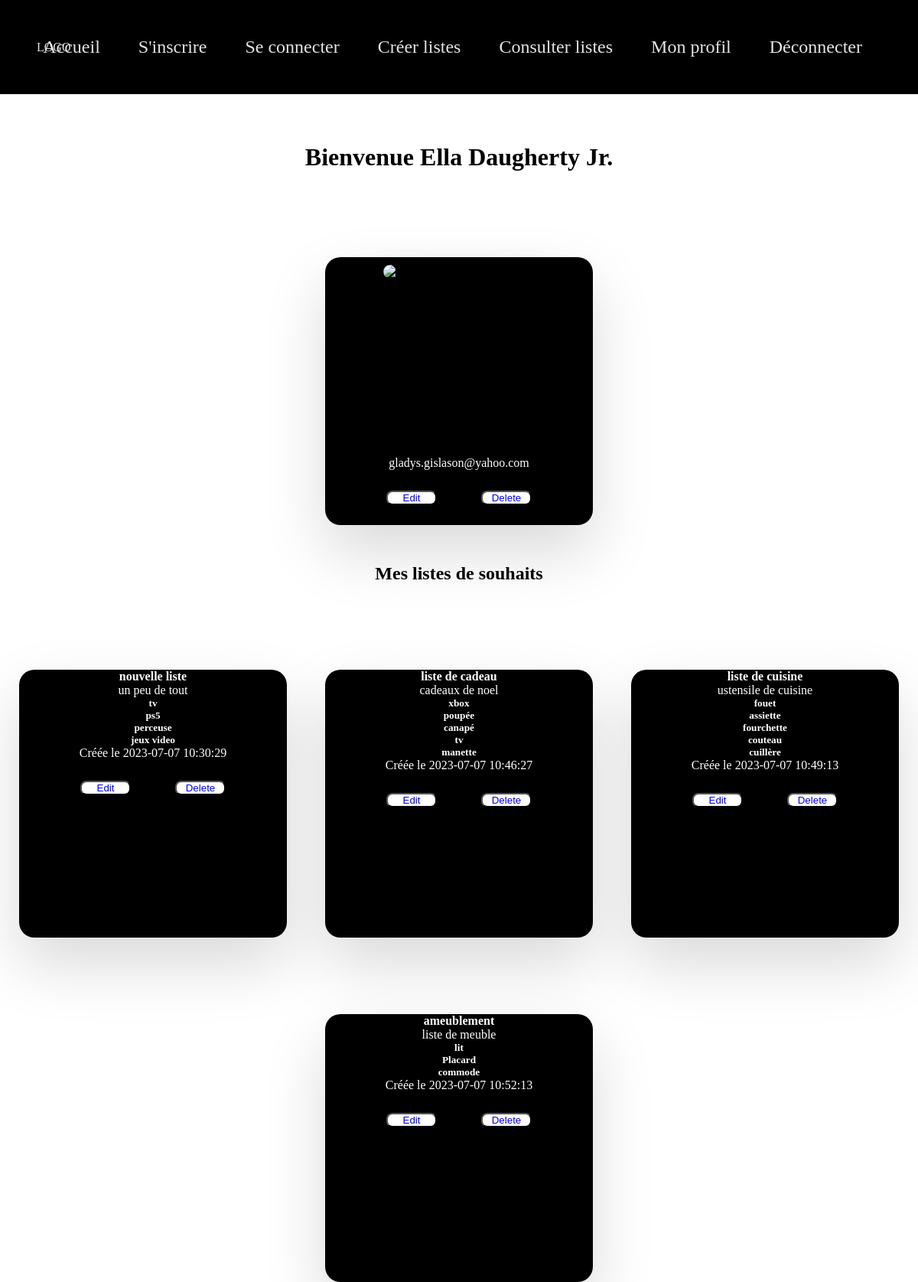
The page /profil.php?id=5 (signed in) on the database its author committed.
### tables this page shows
CREATE TABLE IF NOT EXISTS `listedesouhait` (
  `idlisteDeSouhait` int NOT NULL AUTO_INCREMENT,
  `nom` varchar(45) DEFAULT NULL,
  `description` varchar(500) DEFAULT NULL,
  `createdAt` datetime DEFAULT NULL,
  `utilisateur_idutilisateur` int NOT NULL,
  PRIMARY KEY (`idlisteDeSouhait`),
  KEY `fk_listeDeSouhait_utilisateur1_idx` (`utilisateur_idutilisateur`)
);

CREATE TABLE IF NOT EXISTS `article` (
  `idarticle` int NOT NULL AUTO_INCREMENT,
  `nom` varchar(45) DEFAULT NULL,
  `description` varchar(500) DEFAULT NULL,
  PRIMARY KEY (`idarticle`)
);

### profil.php (the view, shortened to what this page needs)
<?php
require_once 'include/db.php';
$utilisateur_id = $_SESSION['utilisateur']->idutilisateur;
$query = "SELECT * FROM listeDeSouhait WHERE utilisateur_idutilisateur = :utilisateur_id";
$statement = $pdo->prepare($query);
$statement->bindParam(':utilisateur_id', $utilisateur_id);
$statement->execute();
$listesDeSouhait = $statement->fetchAll(PDO::FETCH_OBJ);
foreach ($listesDeSouhait as $liste) {
	$query = "SELECT article.* FROM article
              INNER JOIN listedesouhait_has_article ON article.idarticle = listedesouhait_has_article.article_idarticle
              WHERE listedesouhait_has_article.listeDeSouhait_idlisteDeSouhait = :liste_id";
	$statement = $pdo->prepare($query);
	$statement->bindParam(':liste_id', $liste->idlisteDeSouhait);
	$statement->execute();
	$liste->articles = $statement->fetchAll(PDO::FETCH_OBJ);
}
include_once "header.php";
 ?>
<link rel="stylesheet" href="link/profil.css">
<body>
	<h1>Bienvenue <?= $_SESSION['utilisateur']->nom ?></h1>
	<div class="container">
		<div class="card">
			<div class="img">
				<?php if (!empty($_SESSION['utilisateur']->avatar)) : ?>
					<img src="<?= $_SESSION['utilisateur']->avatar ?>" alt="Avatar de <?= $_SESSION['utilisateur']->nom ?>">
				<?php endif; ?>
			</div>
			<div class="contenu">
				<p><?= $_SESSION['utilisateur']->email ?></p>
				<p>
					<button><a href="editionUser.php?id=<?= $_SESSION['utilisateur']->idutilisateur ?>"> Edit</a></button>
					<button><a href="action/deleteUser.php?id=<?= $_SESSION['utilisateur']->idutilisateur ?>" onclick="return window.confirm(`Êtes-vous sûr de vouloir supprimer cet utilisateur ?!`)">Delete</a></button>
				</p>
			</div>
		</div>
	</div>
<h2>Mes listes de souhaits</h2>
<div class="container">
	<?php foreach ($listesDeSouhait as $liste) : ?>
		<div class="card-liste">
			<div class="contenu-liste">
				<h4><?= $liste->nom ?></h4>
				<p><?= $liste->description ?></p>
				<?php foreach ($liste->articles as $article) : ?>
					<h5><?= $article->nom ?></h5>
				<?php endforeach; ?>
				<p>Créée le <?= $liste->createdAt ?></p>
				<p>
					<button><a href="editionListe.php?id=<?= $liste->idlisteDeSouhait ?>">Edit</a></button>
					<button><a href="action/deleteliste.php?id=<?= $liste->idlisteDeSouhait ?>" onclick="return window.confirm(`Êtes-vous sûr de vouloir supprimer cette liste de souhaits ?!`)" >Delete</a></button>
				</p>
			</div>
		</div>
	<?php endforeach; ?>
</div>

### header.php (shortened to what this page needs)
<!DOCTYPE html>
<html lang="en">
<head>
    <link rel="stylesheet" href="link/style.css">
</head>
<body>
    <header>
        <nav class="nav-menu">
            <a href="#" class="logo">LOGO</a>
            <div class="nav-link ">
                <ul>
                <li><a href="index.php">Accueil</a></li>
                    <li><a href="inscription.php">S'inscrire</a></li>
                    <li><a href="connexion.php">Se connecter</a></li>
                    <li><a href="wish.php">Créer listes</a></li>
                    <li><a href="consultListe.php">Consulter listes</a></li>
                    <li><a href="profil.php">Mon profil</a></li>
                    <li><a href="action/logout.php">Déconnecter</a></li>
                </ul>
            </div>
        </nav>
    </header>
</html>

### link/style.css (style rules this page uses)
* { margin: 0; padding: 0; text-decoration: none; list-style: none; }
body { height: 100%; width: 100%; background-color: rgb(255, 255, 255); }
header { height: 100%; width: 100%; background-color: rgb(255, 255, 255); background-size: cover; }
.nav-menu { padding: 3em; display: flex; justify-content: space-between; width: 100%; box-sizing: border-box; align-items: center; background-color: rgb(0, 0, 0); }
.nav-menu a { color: rgba(255, 255, 255, 0.893); }
.nav-menu .nav-link ul { display: flex; }
.nav-menu .nav-link li { margin: 0 25px; font-size: x-large; }
.nav-link { margin-left: -100%; }
.container { width: 100%; height: 50vh; margin-top: 7em; display: grid; grid-template-columns: 1fr 1fr 1fr 1fr 1fr 1fr 1fr 1fr 1fr 1fr 1fr; grid-template-rows: 1fr 1fr 1fr; grid-template-areas: ". pt1 pt1 pt1 pt1 . pt2 pt2 pt2 pt2 ." ". pt1 pt1 pt1 pt1 . pt2 pt2 pt2 pt2 ." ". pt1 pt1 pt1 pt1 . pt2 pt2 pt2 pt2 ." ; }

### link/profil.css (style rules this page uses)
* { margin: 0; padding: 0; box-sizing: border-box; }
h1 { text-align: center; margin-top: 2em; }
.container { position: relative; display: flex; justify-content: center; align-items: center; flex-wrap: wrap; text-align: center; gap: 100px 50px; }
.container .card { position: relative; display: flex; justify-content: center; align-self: flex-start; width: 350px; height: 350px; background: rgb(0, 0, 0); border-radius: 20px; box-shadow: 0 35px 80px rgba(0, 0, 0, 0.15); }
.container .card img { position: relative; top: 10px; width: 200px; height: 200px; border-radius: 12px; box-shadow: 0 15px 45px rgba(0, 0, 0, 0.2); }
.container .card .contenu { position: absolute; top: 260px; width: 100%; padding: 0 30px; text-align: center; height: 20px; color: white; }
button { border-radius: 8px; width: 5em; margin: 2em; background-color: rgb(255, 255, 255); }
h2 { text-align: center; }
.container .card-liste { position: relative; display: flex; justify-content: center; align-self: flex-start; width: 350px; height: 350px; border-radius: 20px; box-shadow: 0 35px 80px rgba(0, 0, 0, 0.15); background-color: rgb(0, 0, 0); }
.container .card-liste .contenu-liste { color: rgb(255, 255, 255); }

### rows shown on the page
listedesouhait: nom "nouvelle liste", description "un peu de tout", createdAt "2023-07-07 10:30:29"
article: nom "tv"
article: nom "ps5"
article: nom "perceuse"
article: nom "jeux video"
listedesouhait: nom "liste de cadeau", description "cadeaux de noel", createdAt "2023-07-07 10:46:27"
article: nom "xbox"
article: nom "poupée"
article: nom "canapé"
article: nom "tv"
article: nom "manette"
listedesouhait: nom "liste de cuisine", description "ustensile de cuisine", createdAt "2023-07-07 10:49:13"
article: nom "fouet"
article: nom "assiette"
article: nom "fourchette"
article: nom "couteau"
article: nom "cuillère"
listedesouhait: nom "ameublement", description "liste de meuble", createdAt "2023-07-07 10:52:13"
article: nom "lit"
article: nom "Placard"
article: nom "commode"

### other values the page prints
$_SESSION['utilisateur']->nom "Ella Daugherty Jr."
$_SESSION['utilisateur']->email "gladys.gislason@yahoo.com"
